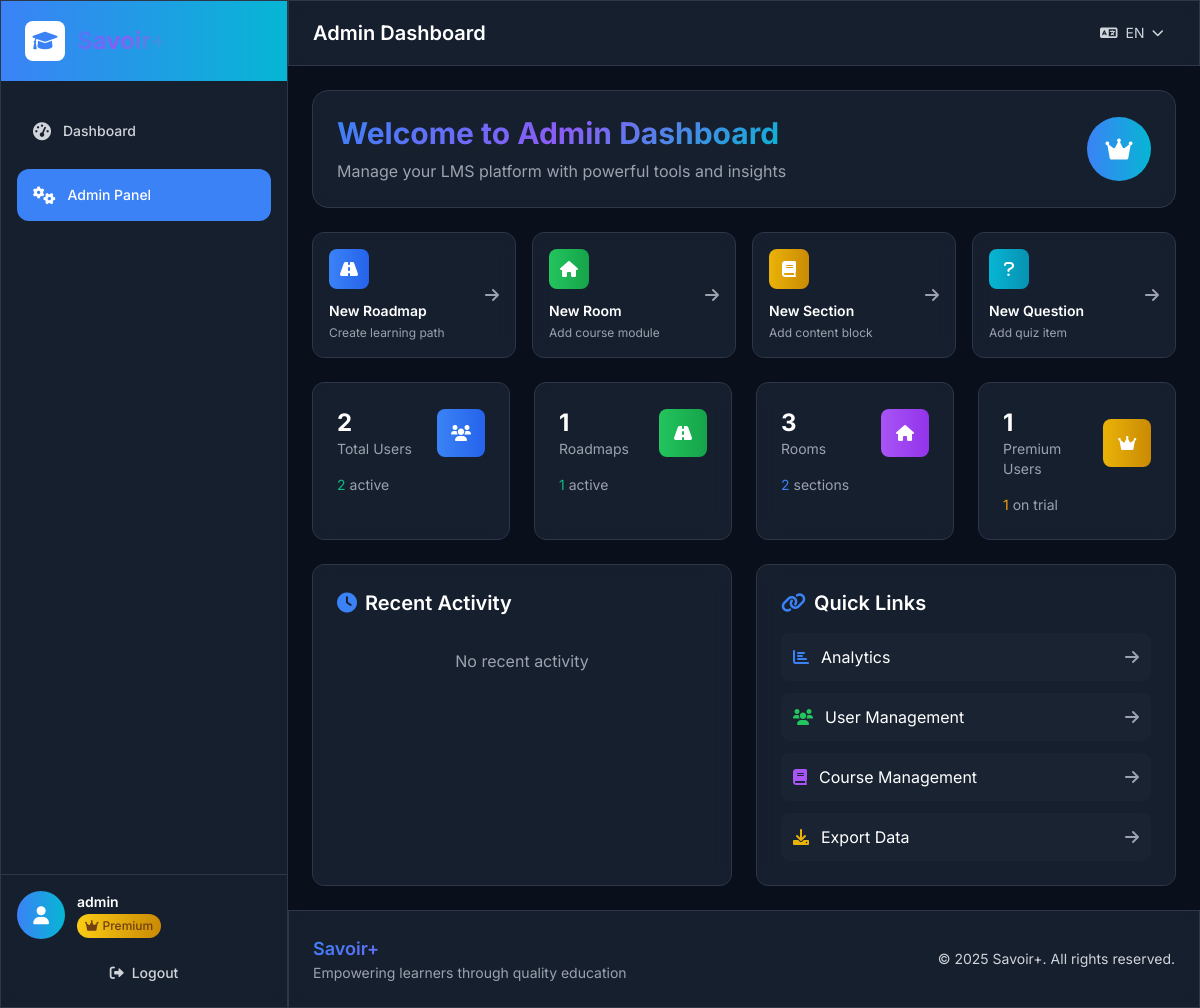
The app's page /manage/ (signed in), older data.
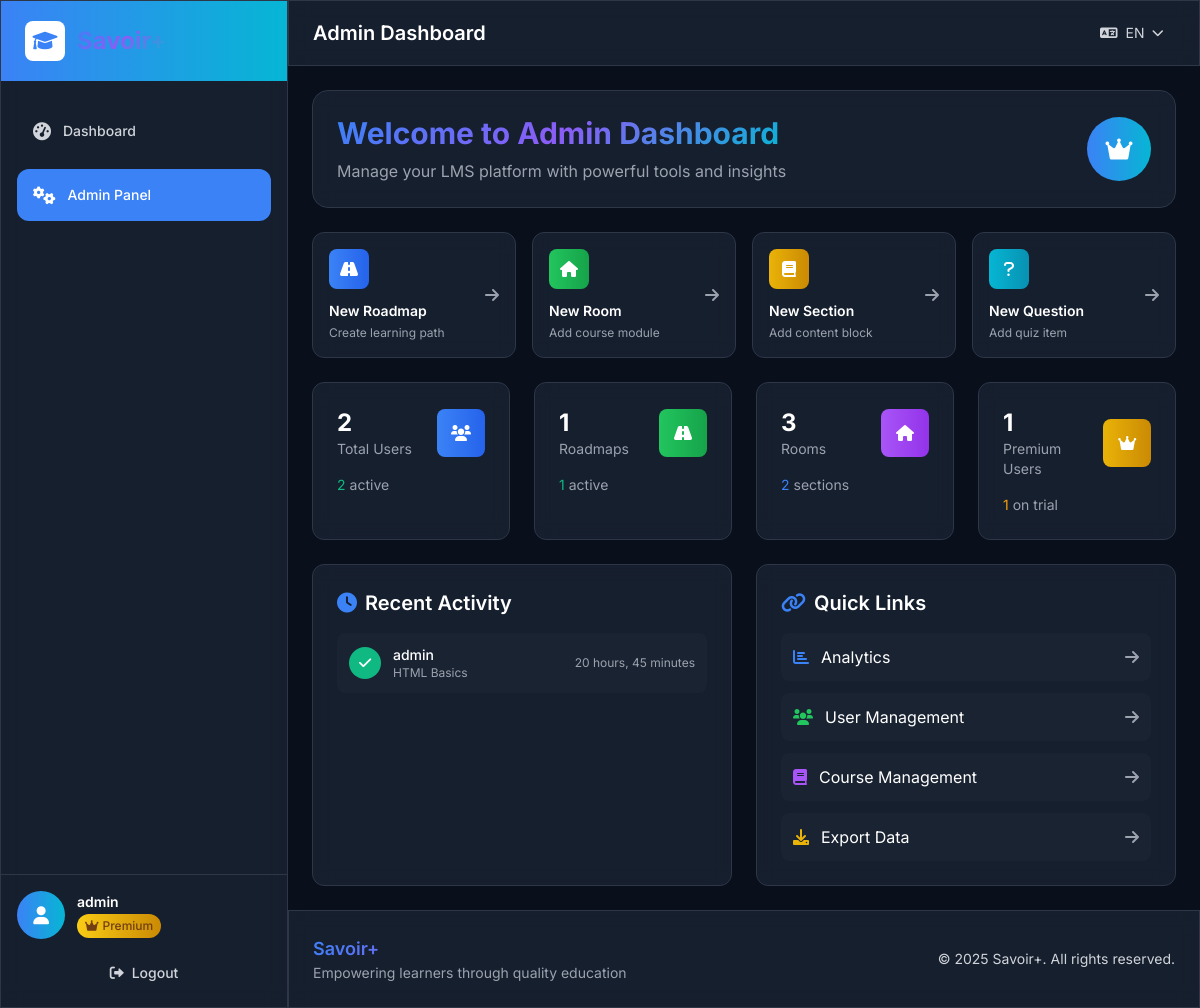
The same page, newer data.
### lms/models.py (models this page shows, shortened)
class RoomCompletion(models.Model):
    user = models.ForeignKey(User, on_delete=models.CASCADE, verbose_name=_('User'))
    room = models.ForeignKey(Room, on_delete=models.CASCADE, verbose_name=_('Room'))
    is_completed = models.BooleanField(default=False, verbose_name=_('Is Completed'))
    completed_at = models.DateTimeField(blank=True, null=True, verbose_name=_('Completed At'))
    final_exam_score = models.FloatField(blank=True, null=True, verbose_name=_('Final Exam Score'))
    certificate = models.ForeignKey('Certificate', on_delete=models.SET_NULL, blank=True, null=True, verbose_name=_('Certificate'))
    class Meta:
        verbose_name = _('Room Completion')
        verbose_name_plural = _('Room Completions')
        unique_together = ['user', 'room']

class User(AbstractUser):
    is_paid_user = models.BooleanField(default=False, verbose_name=_('Is Paid User'))
    trial_start_date = models.DateTimeField(auto_now_add=True, verbose_name=_('Trial Start Date'))
    trial_end_date = models.DateTimeField(blank=True, null=True, verbose_name=_('Trial End Date'))
    def save(self, *args, **kwargs):
        if not self.trial_start_date:
            from django.utils import timezone
            self.trial_start_date = timezone.now()
        if not self.trial_end_date and self.trial_start_date:
            self.trial_end_date = self.trial_start_date + timedelta(days=15)
        super().save(*args, **kwargs)

class Room(models.Model):
    title = models.CharField(max_length=200, verbose_name=_('Title'))
    title_fr = models.CharField(max_length=200, blank=True, verbose_name=_('Title (French)'))
    description = models.TextField(verbose_name=_('Description'))
    description_fr = models.TextField(blank=True, verbose_name=_('Description (French)'))
    roadmap = models.ForeignKey(Roadmap, on_delete=models.CASCADE, related_name='rooms', verbose_name=_('Roadmap'))
    prerequisite_room = models.ForeignKey('self', on_delete=models.SET_NULL, blank=True, null=True, verbose_name=_('Prerequisite Room'))
    order = models.PositiveIntegerField(default=0, verbose_name=_('Order'))
    is_active = models.BooleanField(default=True, verbose_name=_('Is Active'))
    created_at = models.DateTimeField(auto_now_add=True)
    class Meta:
        verbose_name = _('Room')
        verbose_name_plural = _('Rooms')
        ordering = ['roadmap', 'order']

### lms/views.py (the view)
# urls.py: path('manage/', views.admin_dashboard, name='admin_dashboard'),
@user_passes_test(is_staff_or_superuser)
def admin_dashboard(request):
    total_users = User.objects.count()
    active_users = User.objects.filter(is_active=True).count()
    paid_users = User.objects.filter(is_paid_user=True).count()
    trial_users = User.objects.filter(is_paid_user=False).count()
    total_roadmaps = Roadmap.objects.count()
    active_roadmaps = Roadmap.objects.filter(is_active=True).count()
    total_rooms = Room.objects.count()
    total_sections = Section.objects.count()
    recent_users = User.objects.filter(
        date_joined__gte=timezone.now() - timedelta(days=7)
    ).order_by('-date_joined')[:5]
    recent_completions = RoomCompletion.objects.filter(
        completed_at__gte=timezone.now() - timedelta(days=7)
    ).select_related('user', 'room').order_by('-completed_at')[:10]
    context = {
        'total_users': total_users,
        'active_users': active_users,
        'paid_users': paid_users,
        'trial_users': trial_users,
        'total_roadmaps': total_roadmaps,
        'active_roadmaps': active_roadmaps,
        'total_rooms': total_rooms,
        'total_sections': total_sections,
        'recent_users': recent_users,
        'recent_completions': recent_completions,
    }
    return render(request, 'admin/custom_dashboard.html', context)

### lms/views.py (called while the page is built)
def is_staff_or_superuser(user):
    return user.is_staff or user.is_superuser

### templates/admin/custom_dashboard.html (shortened to what the changed rows need)
{% extends "base.html" %}
{% load i18n %}
{% block page_title %}{% trans "Admin Dashboard" %}{% endblock %}
{% block content %}
<div class="space-y-6">
    <div class="glass rounded-2xl p-6 border border-dark-border">
        <div class="flex items-center justify-between">
            <div>
                <h1 class="text-3xl font-bold gradient-text">{% trans "Welcome to Admin Dashboard" %}</h1>
            </div>
        </div>
    </div>
    <div class="grid grid-cols-1 lg:grid-cols-2 gap-6">
        <div class="glass rounded-xl p-6 border border-dark-border">
            <div class="space-y-3">
                {% for completion in recent_completions %}
                <div class="flex items-center justify-between p-3 bg-dark-card rounded-lg">
                    <div class="flex items-center">
                        <div class="w-8 h-8 bg-success rounded-full flex items-center justify-center mr-3">
                            <i class="fas fa-check text-white text-sm"></i>
                        </div>
                        <div>
                            <p class="text-white text-sm font-medium">{{ completion.user.username }}</p>
                            <p class="text-gray-400 text-xs">{{ completion.room.title }}</p>
                        </div>
                    </div>
                    <span class="text-xs text-gray-400">{{ completion.completed_at|timesince }}</span>
                </div>
                {% empty %}
                <p class="text-gray-400 text-center py-4">{% trans "No recent activity" %}</p>
                {% endfor %}
            </div>
        </div>
    </div>
</div>
{% endblock %}

Row changes from the older to the newer data that the page shows:
now on this page (row edited): RoomCompletion: user.username "admin", room "HTML Basics", completed_at "20 hours, 45 minutes"
Text that changed along with them:
text no longer shown: "No recent activity"
